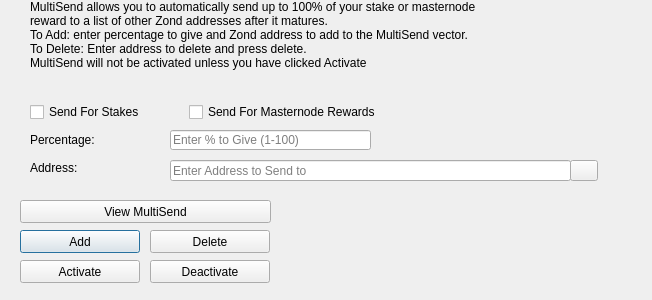
<?xml version="1.0" encoding="UTF-8"?>
<ui version="4.0">
 <class>MultiSendDialog</class>
 <widget class="QDialog" name="MultiSendDialog">
  <property name="windowModality">
   <enum>Qt::NonModal</enum>
  </property>
  <property name="geometry">
   <rect>
    <x>0</x>
    <y>0</y>
    <width>652</width>
    <height>300</height>
   </rect>
  </property>
  <property name="windowTitle">
   <string>MultiSend</string>
  </property>
  <widget class="QLineEdit" name="multiSendPercentEdit">
   <property name="geometry">
    <rect>
     <x>170</x>
     <y>130</y>
     <width>201</width>
     <height>20</height>
    </rect>
   </property>
   <property name="toolTip">
    <string>Enter whole numbers 1 - 100</string>
   </property>
   <property name="placeholderText">
    <string>Enter % to Give (1-100)</string>
   </property>
  </widget>
  <widget class="QLineEdit" name="multiSendAddressEdit">
   <property name="geometry">
    <rect>
     <x>170</x>
     <y>160</y>
     <width>401</width>
     <height>21</height>
    </rect>
   </property>
   <property name="toolTip">
    <string/>
   </property>
   <property name="placeholderText">
    <string>Enter Address to Send to</string>
   </property>
  </widget>
  <widget class="QLabel" name="label_2">
   <property name="geometry">
    <rect>
     <x>30</x>
     <y>0</y>
     <width>451</width>
     <height>121</height>
    </rect>
   </property>
   <property name="lineWidth">
    <number>1</number>
   </property>
   <property name="text">
    <string>MultiSend allows you to automatically send up to 100% of your stake or masternode reward to a list of other Zond addresses after it matures.
To Add: enter percentage to give and Zond address to add to the MultiSend vector.
To Delete: Enter address to delete and press delete.
MultiSend will not be activated unless you have clicked Activate</string>
   </property>
   <property name="alignment">
    <set>Qt::AlignLeading|Qt::AlignLeft|Qt::AlignTop</set>
   </property>
   <property name="wordWrap">
    <bool>true</bool>
   </property>
  </widget>
  <widget class="QLabel" name="message">
   <property name="geometry">
    <rect>
     <x>290</x>
     <y>200</y>
     <width>351</width>
     <height>91</height>
    </rect>
   </property>
   <property name="text">
    <string/>
   </property>
  </widget>
  <widget class="QPushButton" name="addButton">
   <property name="geometry">
    <rect>
     <x>20</x>
     <y>230</y>
     <width>120</width>
     <height>23</height>
    </rect>
   </property>
   <property name="toolTip">
    <string/>
   </property>
   <property name="statusTip">
    <string>Add to MultiSend Vector</string>
   </property>
   <property name="text">
    <string>Add</string>
   </property>
  </widget>
  <widget class="QPushButton" name="disableButton">
   <property name="geometry">
    <rect>
     <x>150</x>
     <y>260</y>
     <width>120</width>
     <height>23</height>
    </rect>
   </property>
   <property name="statusTip">
    <string>Deactivate MultiSend</string>
   </property>
   <property name="text">
    <string>Deactivate</string>
   </property>
  </widget>
  <widget class="QPushButton" name="addressBookButton">
   <property name="geometry">
    <rect>
     <x>570</x>
     <y>160</y>
     <width>28</width>
     <height>21</height>
    </rect>
   </property>
   <property name="toolTip">
    <string>Choose an address from the address book</string>
   </property>
   <property name="text">
    <string/>
   </property>
   <property name="icon">
    <iconset resource="../zond.qrc">
     <normaloff>:/icons/address-book</normaloff>:/icons/address-book</iconset>
   </property>
   <property name="shortcut">
    <string>Alt+A</string>
   </property>
   <property name="autoDefault">
    <bool>false</bool>
   </property>
  </widget>
  <widget class="QLabel" name="label">
   <property name="geometry">
    <rect>
     <x>30</x>
     <y>130</y>
     <width>121</width>
     <height>20</height>
    </rect>
   </property>
   <property name="toolTip">
    <string>Percentage of stake to send</string>
   </property>
   <property name="text">
    <string>Percentage:</string>
   </property>
  </widget>
  <widget class="QLabel" name="label_5">
   <property name="geometry">
    <rect>
     <x>30</x>
     <y>160</y>
     <width>111</width>
     <height>16</height>
    </rect>
   </property>
   <property name="toolTip">
    <string>Address to send portion of stake to</string>
   </property>
   <property name="text">
    <string>Address:</string>
   </property>
  </widget>
  <widget class="QPushButton" name="deleteButton">
   <property name="geometry">
    <rect>
     <x>150</x>
     <y>230</y>
     <width>120</width>
     <height>23</height>
    </rect>
   </property>
   <property name="toolTip">
    <string/>
   </property>
   <property name="statusTip">
    <string>Delete Address From MultiSend Vector</string>
   </property>
   <property name="text">
    <string>Delete</string>
   </property>
  </widget>
  <widget class="QPushButton" name="activateButton">
   <property name="geometry">
    <rect>
     <x>20</x>
     <y>260</y>
     <width>120</width>
     <height>23</height>
    </rect>
   </property>
   <property name="statusTip">
    <string>Activate MultiSend</string>
   </property>
   <property name="text">
    <string>Activate</string>
   </property>
  </widget>
  <widget class="QPushButton" name="viewButton">
   <property name="geometry">
    <rect>
     <x>20</x>
     <y>200</y>
     <width>251</width>
     <height>23</height>
    </rect>
   </property>
   <property name="toolTip">
    <string/>
   </property>
   <property name="statusTip">
    <string>View MultiSend Vector</string>
   </property>
   <property name="text">
    <string>View MultiSend</string>
   </property>
  </widget>
  <widget class="QWidget" name="horizontalLayoutWidget">
   <property name="geometry">
    <rect>
     <x>30</x>
     <y>100</y>
     <width>351</width>
     <height>24</height>
    </rect>
   </property>
   <layout class="QHBoxLayout" name="horizontalLayout">
    <item>
     <widget class="QCheckBox" name="multiSendStakeCheckBox">
      <property name="text">
       <string>Send For Stakes</string>
      </property>
     </widget>
    </item>
    <item>
     <widget class="QCheckBox" name="multiSendMasternodeCheckBox">
      <property name="text">
       <string>Send For Masternode Rewards</string>
      </property>
     </widget>
    </item>
   </layout>
  </widget>
 </widget>
 <resources>
  <include location="../zond.qrc"/>
 </resources>
 <connections/>
</ui>
